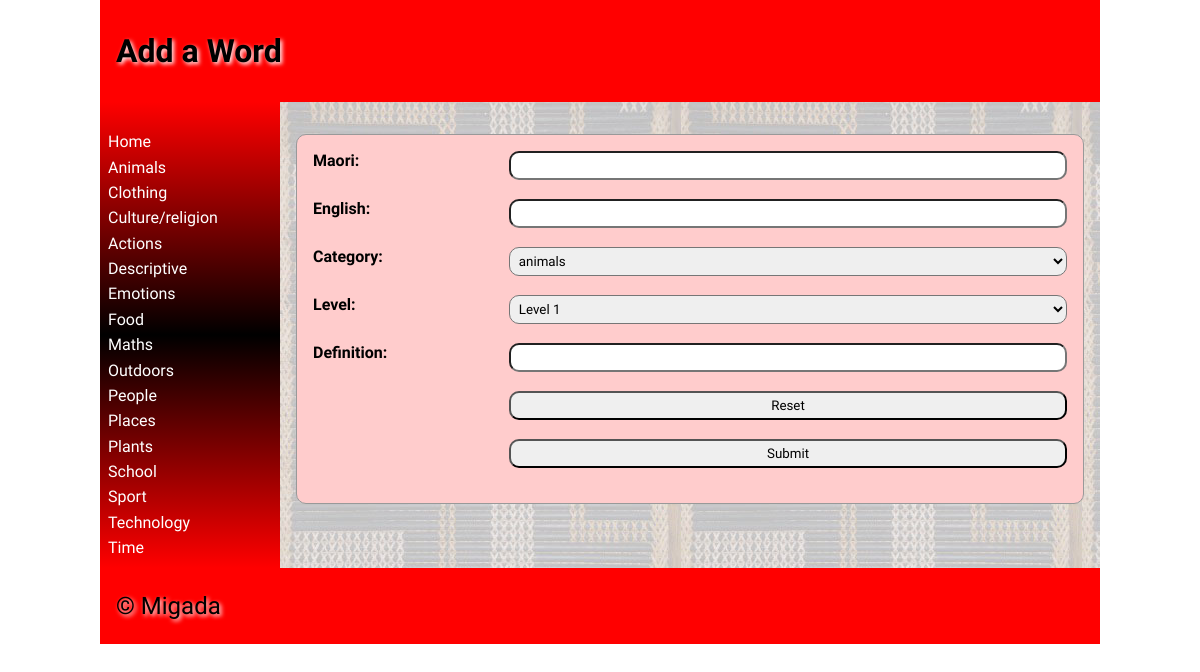
/addword, run on the app's committed database.
### tables this page shows
CREATE TABLE "category"
(
	categoryid INTEGER
		constraint category_pk
			primary key autoincrement,
	category varchar(30)
);

### app.py (the view, shortened to what this page needs)
@app.route('/addword', methods=['GET', 'POST']) # The addword page
def render_addword():
    return return_page('addword.html', logged_in=is_logged_in()) # Renders the addword page.

### app.py (called while the page is built)
def create_connection(db_file): # This function is used to make a connection with the database.
    try:                        #It is used when ever I do a query.
        connection = sqlite3.connect(db_file)
        return connection
    except Error as e:
        print(e)

def return_page(page, **extras): # This function does the rendering of the webpages. It allows me to pass through all of the cateogory information to all the pages.
    con = create_connection("maori_dictionary.db") # Makes connection and executes query to get category information.
    query = "SELECT categoryid, category  FROM category"
    cur = con.cursor()
    cur.execute(query)
    categorylist = dict(cur.fetchall())
    print(categorylist)
    con.close
    return render_template(page, categories=categorylist, **extras) # Renders all the webpages and sends category information.

def is_logged_in(): # Checks if and user is logged in.
    if session.get("email") is None:
        print("not logged in")
        return False
    else:
        print("logged in")
        return True

### templates/addword.html (shortened to what this page needs)
{% extends 'base.html' %}
{% block heading %}Add a Word{% endblock %}
{% block main %}
     <form class="dataForm" method="post">
        <div class="form-group">
            <div class="form-label"><label for="maori">Maori:</label></div>
            <div class="form-element"><input type="text" name="maori" id="maori" value=""></div>
        </div>
        <div class="form-group">
            <div class="form-label"><label for="english">English:</label></div>
            <div class="form-element"><input type="text" name="english" id="english" required></div>
        </div>
        <div class="form-group">
            <div class="form-label"><label for="category">Category:</label></div>
            <div class="form-element">
                <select name='category' id='category' style="width: 100%; border-radius: 10px; padding: 0.3rem; margin-bottom: 10px;">
                    {% for  category in categories %}
                        <option value="{{ category }}"> {{ categories[category] }}</option>
                    {% endfor %}
                </select>
            </div>
         </div>
        <div class="form-group">
            <div class="form-label"><label for="level">Level:</label></div>
            <div class="form-element">
                <select name='level' id='level' style="width: 100%; border-radius: 10px; padding: 0.3rem; margin-bottom: 10px;">
                    {% for i in range(1, 11) %}
                        <option value="{{ i }}">Level {{ i }}</option>
                    {% endfor %}
                </select>
            </div>
        </div>
        <div class="form-group">
            <div class="form-label"><label for="definition">Definition:</label></div>
            <div class="form-element"><input type="text" name="definition" id="definition" required></div>
        </div>
        <div class="form-group">
            <div></div>
            <div class="form-element"><input type="reset"></div>
        </div>
        <div class="form-group">
            <div></div>
            <div class="form-element"><input type="submit"></div>
        </div>
    </form>
{% endblock %}

### templates/base.html (shortened to what this page needs)
<!doctype html>
<html lang="en">
<head>
	<link href="{{ url_for('static', filename='css/style.css') }}" rel="stylesheet">
</head>
<body>
	<div id="container">
		<header>
			<h1>{% block heading %}{% endblock %}</h1>
		</header>
		<nav>
			<ul>
                <li><a href="\">Home</a></li>
                {% for id, category in categories.items() %}
                    <li><a href="/categorypage?category={{ id }}">{{ category|title }}</a></li>
                {% endfor %}
			</ul>
		</nav>
		<main>
            {% block main%}{% endblock %}
        </main>
		<footer>
			<p>
				&copy; Migada
			</p>
		</footer>
	</div>
</body>
</html>

### static/css/style.css (style rules this page uses)
* { font-family: Comfortaa, sans-serif; margin: 0; padding: 0; box-sizing: border-box; }
#container { display: grid; grid-template-columns: 75px auto; grid-template-areas: 'nav header' 'main main' 'footer footer'; }
header { grid-area: header; background-color: #f00; padding: 1rem; }
nav { grid-area: nav; }
main { grid-area: main; padding: 1rem; background-color: #edd; }
h1, h2, h3, h4 { padding: 1rem 0; font-family: 'Suez One', serif; color: #000; text-shadow: 2px 2px 4px #fff; }
p { padding: 0.5rem 0; }
a { color: #222; }
.dataForm { margin: 1rem 0; border: 1px solid #999; padding: 1rem; background-color: #fcc; border-radius: 10px; }
.form-label { font-weight: bolder; }
.form-group { display: grid; grid-template-columns: 1fr 3fr; grid-column-gap: 10px; height: 3rem; }
.dataForm input, textarea { width: 100%; border-radius: 10px; padding: 0.3rem; margin-bottom: 10px; }
footer { grid-area: footer; padding: 1rem; background-color: #f00; }
footer p { color: #000; text-shadow: 2px 2px 4px #fff; font-size: 1.5rem; }
@media only screen and (min-width: 768px) { #container { grid-template-columns: 180px auto; grid-template-areas: 'header header' 'nav main' 'footer footer'; } }
@media only screen and (min-width: 768px) { nav { background: linear-gradient(180deg, rgba(255,0,0,1) 0%, rgba(0, 0, 0, 1) 50%, rgba(255,0,0,1) 100%); padding: 0.5rem; } }
@media only screen and (min-width: 768px) { nav ul { list-style: none; } }
@media only screen and (min-width: 768px) { nav li { padding: 0.2rem 0; } }
@media only screen and (min-width: 768px) { nav a { color: #fff; text-decoration: none; } }
@media only screen and (min-width: 768px) { main { background-image: url('/poutama.png'); } }
@media only screen and (min-width: 1000px) { #container { width: 1000px; margin: auto; } }

### data on the page
category: category "Animals", category "animals"
category: category "Clothing"
category: category "Culture/religion"
category: category "Actions"
category: category "Descriptive"
category: category "Emotions"
category: category "Food"
category: category "Maths"
category: category "Outdoors"
category: category "People"
category: category "Places"
category: category "Plants"
category: category "School"
category: category "Sport"
category: category "Technology"
category: category "Time"
